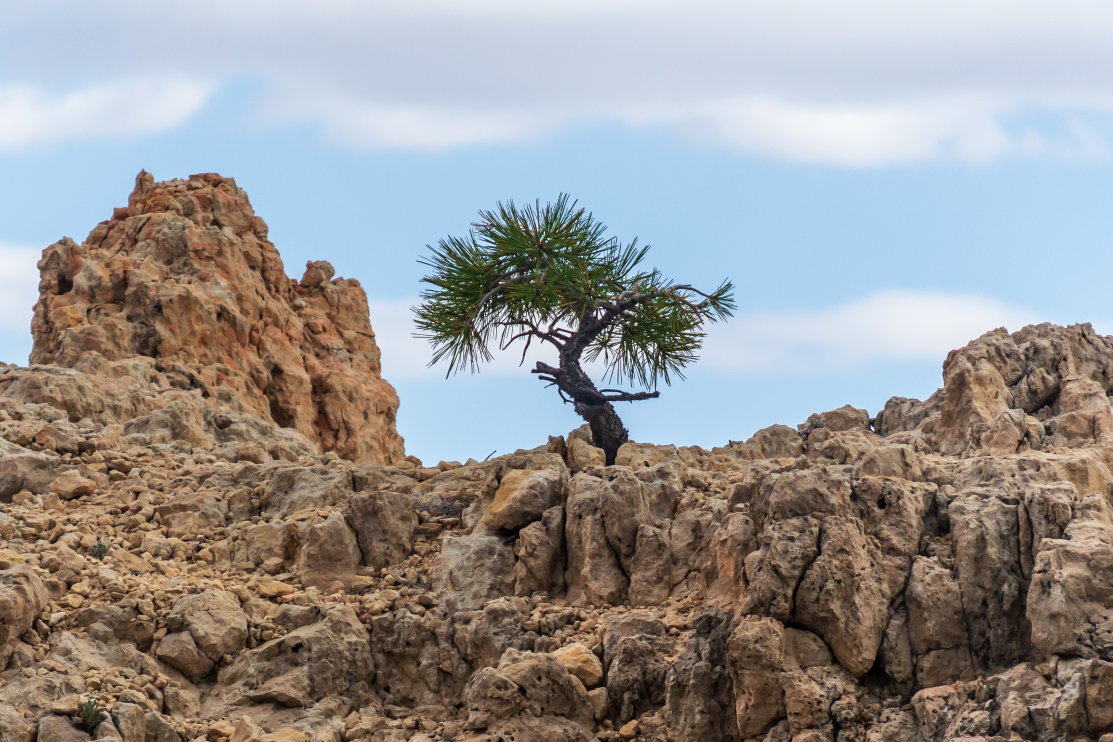
#> input picture images/photo-gallery/DSC_0063.jpg, 3338 x 2225 px (shown at 1/3 size); its folder holds only this picture in this run
$ python photo-utility.py   (Python 2 division)
#> lines starting #> are read from the running program, lines starting #| are printed output that depends on the picture
#requires Pillow, iptcinfo

from iptcinfo import IPTCInfo
import sys, os

from PIL import Image
import io, json
from pprint import pprint
from datetime import datetime, date, time

size = 512, 512

output_json = {}

for infile in os.listdir('images/photo-gallery'):
    filename = infile
    outfile = 'images/photo-gallery/thumbnails/' + os.path.splitext(infile)[0] + ".thumbnail"
    infile = 'images/photo-gallery/' + infile
    print outfile
    if infile != outfile:
        try:
            #generate thumbnails
            im = Image.open(infile)
#> im is the input picture: PIL image 3338x2225 RGB; mean R, G, B 151, 148.3, 147
            im.thumbnail(size)
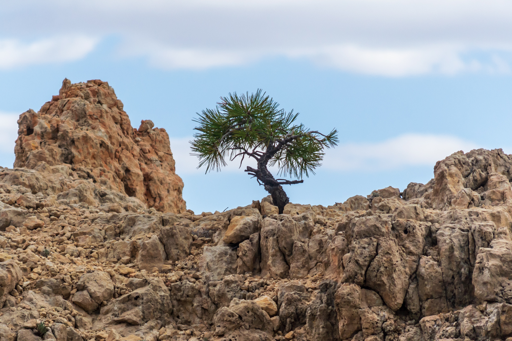
#> im: PIL image 512x341 RGB; mean R, G, B 150.9, 148.2, 146.9
            im.save(outfile, "JPEG")

            #get IPTC info
            #need capture date, location, keywords
#> (the run stopped early here; a loop or call above may not have finished)

$ run again, on images/photo-gallery/DSC_0131.jpg
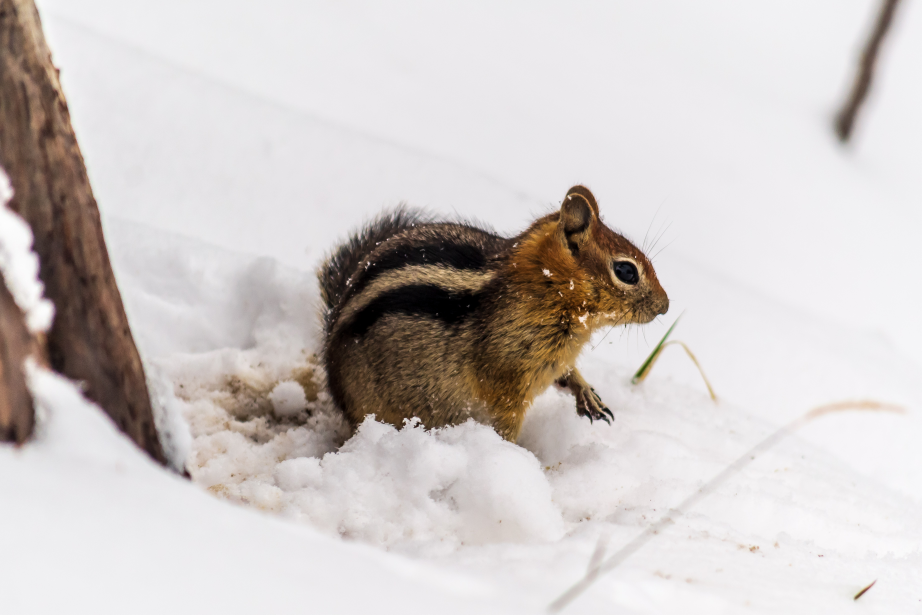
#> input picture images/photo-gallery/DSC_0131.jpg, 3685 x 2457 px (shown at 1/4 size)
#> im is the input picture: PIL image 3685x2457 RGB; mean R, G, B 206, 199.7, 197.7
#> `im.thumbnail(size)`:
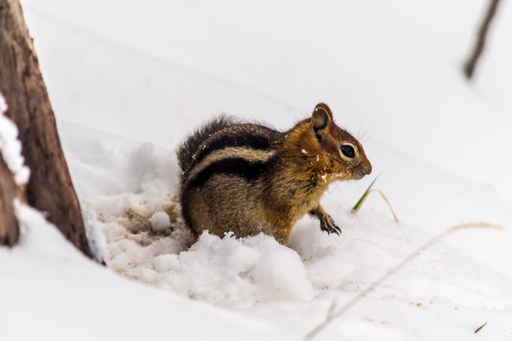
#> im: PIL image 512x341 RGB; mean R, G, B 205.9, 199.6, 197.6

$ run again, on images/photo-gallery/DSC_0162.jpg
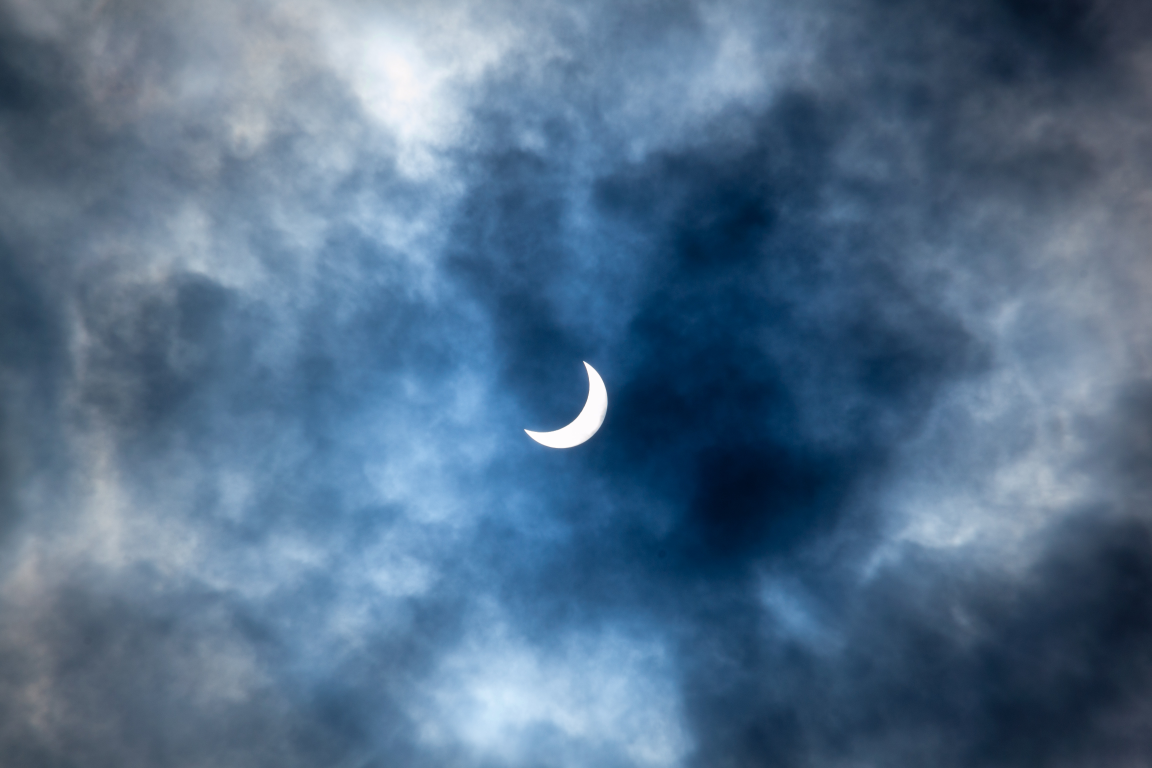
#> input picture images/photo-gallery/DSC_0162.jpg, 4608 x 3072 px (shown at 1/4 size)
#> im is the input picture: PIL image 4608x3072 RGB; mean R, G, B 82.5, 110.9, 138.7
#> `im.thumbnail(size)`:
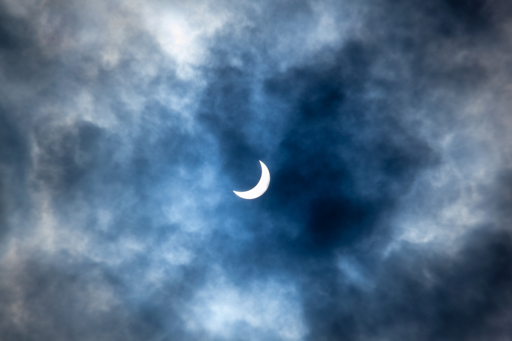
#> im: PIL image 512x341 RGB; mean R, G, B 82.5, 110.9, 138.7

$ run again, on images/photo-gallery/DSC_0191.jpg
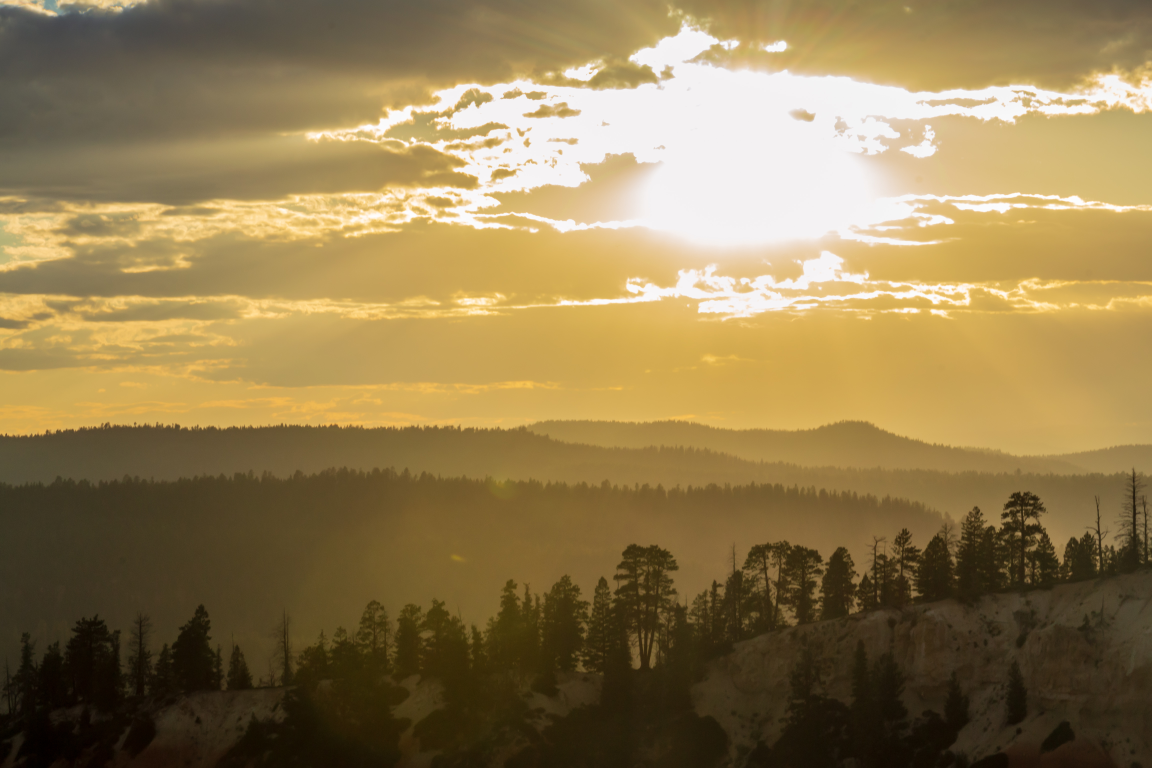
#> input picture images/photo-gallery/DSC_0191.jpg, 4608 x 3072 px (shown at 1/4 size)
#> im is the input picture: PIL image 4608x3072 RGB; mean R, G, B 145, 123.6, 80.9
#> `im.thumbnail(size)`:
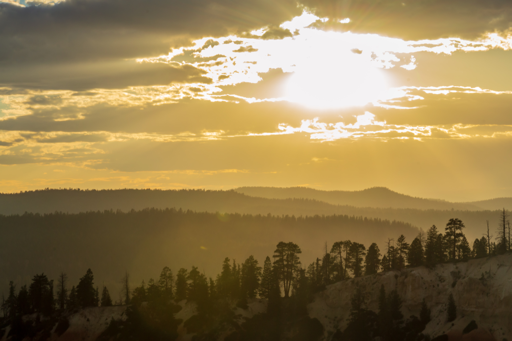
#> im: PIL image 512x341 RGB; mean R, G, B 145, 123.6, 80.9

$ run again, on images/photo-gallery/DSC_0076.jpg
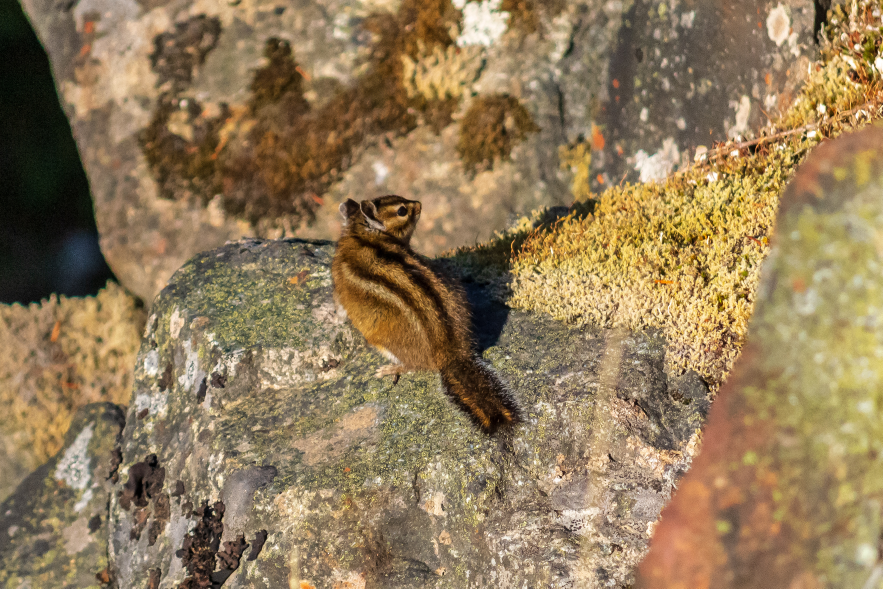
#> input picture images/photo-gallery/DSC_0076.jpg, 2648 x 1765 px (shown at 1/3 size)
#> im is the input picture: PIL image 2648x1765 RGB; mean R, G, B 145.8, 123.2, 89.4
#> `im.thumbnail(size)`:
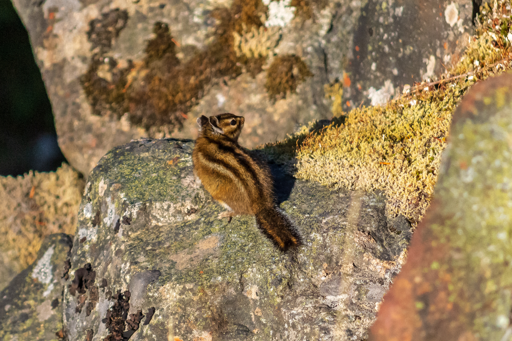
#> im: PIL image 512x341 RGB; mean R, G, B 146, 123.3, 89.5
